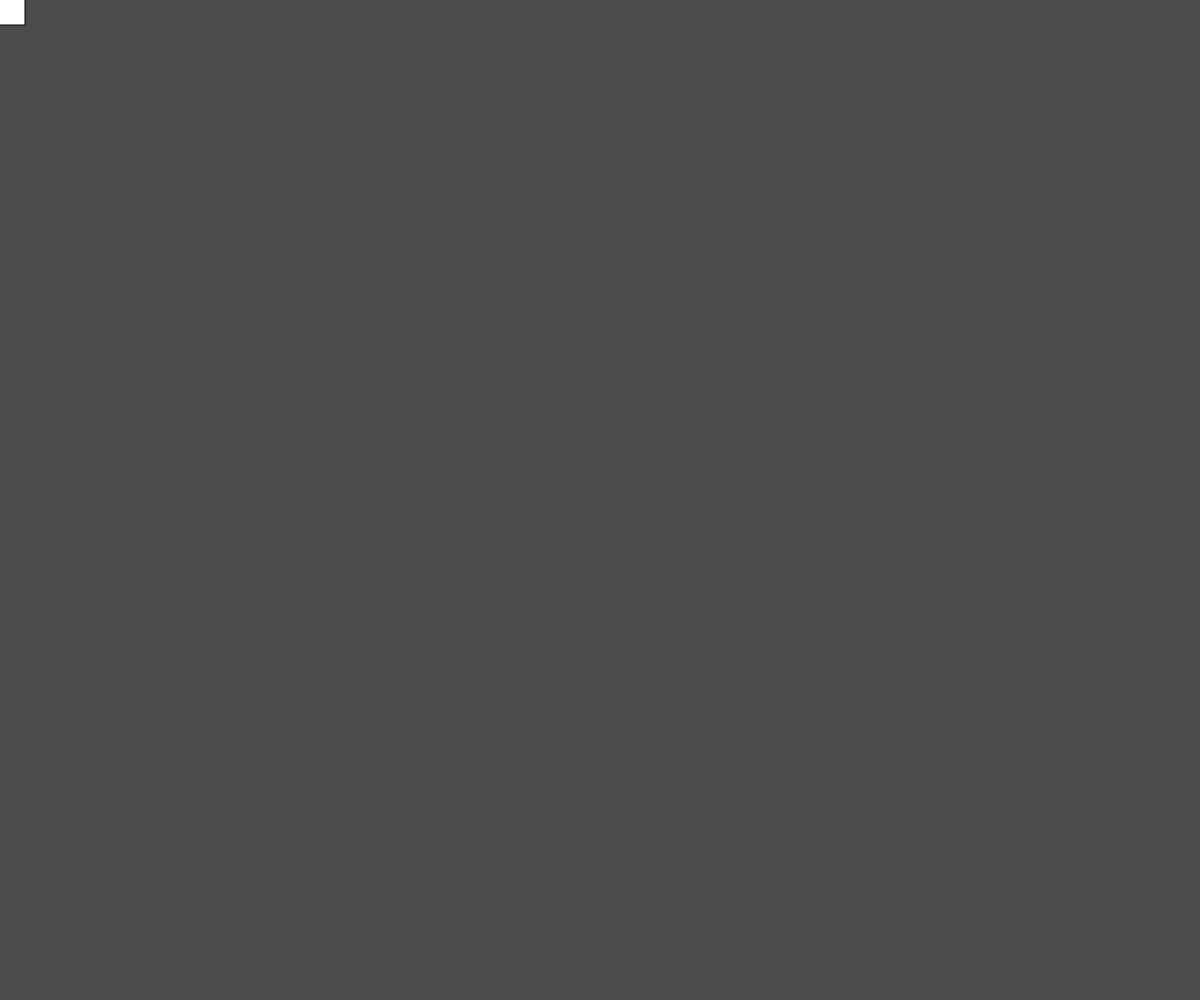
Frame 1 (no input)
Frame 60 (no input): identical to frame 1, image omitted
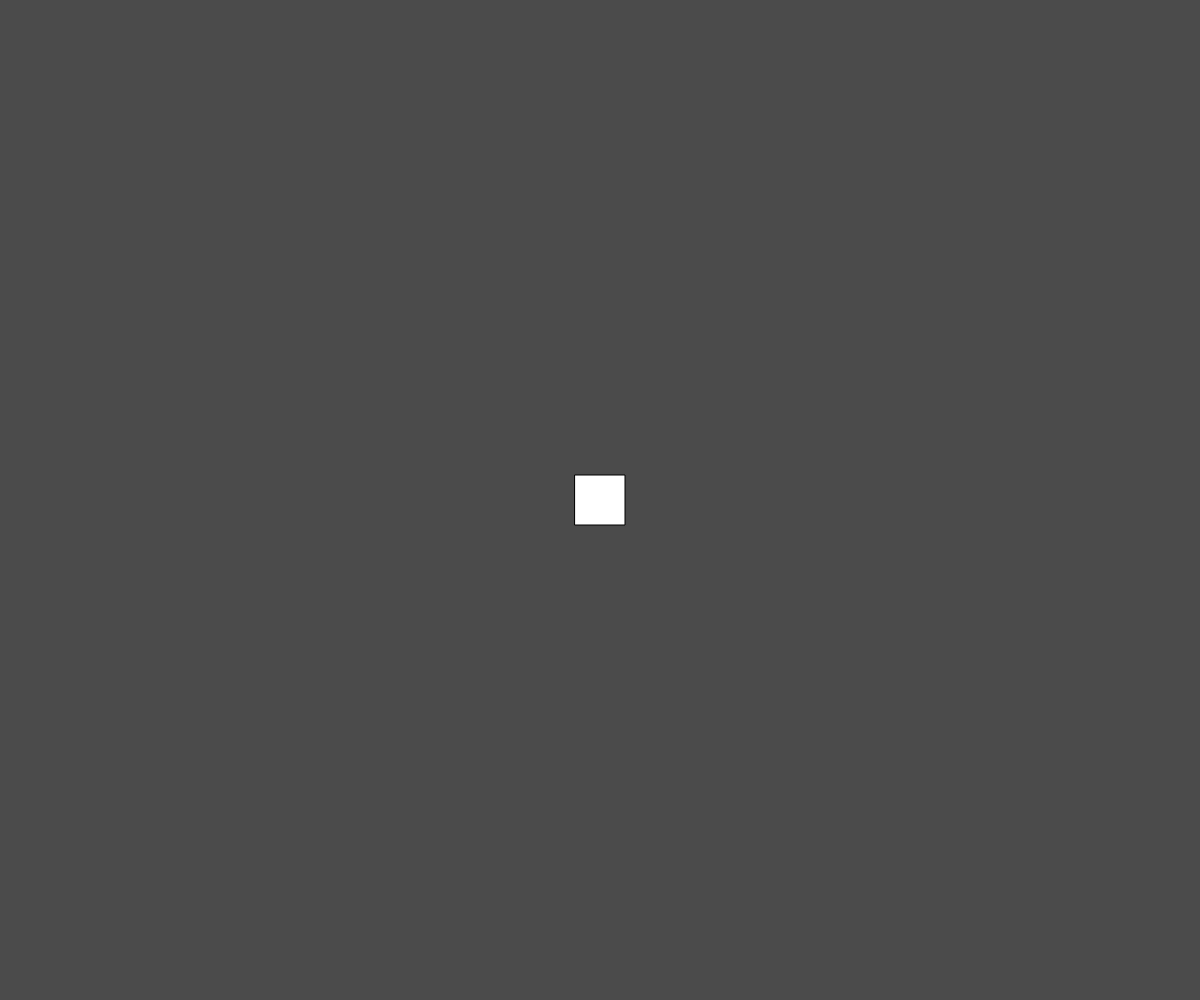
Frame 120 (the mouse pressed at the canvas centre since frame 60)

The p5.js sketch that drew these frames (run headless with seeded random() and noise() and a simulated clock; from frame 60 on, the mouse is pressed at the canvas centre):

// p5.js sketch
// ── sketch.js
// KIRK FISTICUFF, PRIVATE EYE!
// Ian Kimpton
// 
//
// Extra for Experts:
// - describe what you did to take this project "above and beyond"


let gameMode;
let paused;
let menuSize;
let gameMenuGrid;
let gridSize;

function setup() {
  createCanvas(windowWidth, windowHeight);
  menuSize = width-200
  gameMode = "game";
  paused = false;

  rectMode(CENTER)

  gridSize = 5;
  gameMenuGrid = create2dArray(gridSize, gridSize);
}

function draw() {
  if (gameMode === "menu"){
  }

  if (gameMode === "game"){
    if (paused === true){
      gameMenuDrawLoop();
    }
    if (paused === false){
      background(75);
      gameDrawLoop();
    }
    gameConstantDrawLoop();
  }
}



function keyPressed(){
  if (gameMode === "game"){
    if (key === "e"){
      paused = !paused;
    }
  }
}

function windowResized(){
  createCanvas(windowWidth, windowHeight);
}



function gameDrawLoop(){
  rect(mouseX, mouseY, 50, 50);
}

function gameMenuDrawLoop(){
  rect(width/2, (height-150)/2, height-300, height-300);
  displayGameMenuGrid();
}

function gameConstantDrawLoop(){
}

function create2dArray(rows, columns){
  let emptyArray = [];
  for (i = 0; i < rows; i ++){
    emptyArray.push([]);
    for (j = 0; j < columns; j ++){
      emptyArray[i].push(0);
    }
  }
  return emptyArray;
}

function displayGameMenuGrid(){
  for (let y = 0; y < gridSize; y++){
    for (let x = 0; x < gridSize; x++){
      if (gameMenuGrid[y][x] === 0){
        fill(255)
      }
      else{
        fill(0)
      }
      rect(x*cellSize, y*cellSize, cellSize, cellSize);
    }
  }
}
